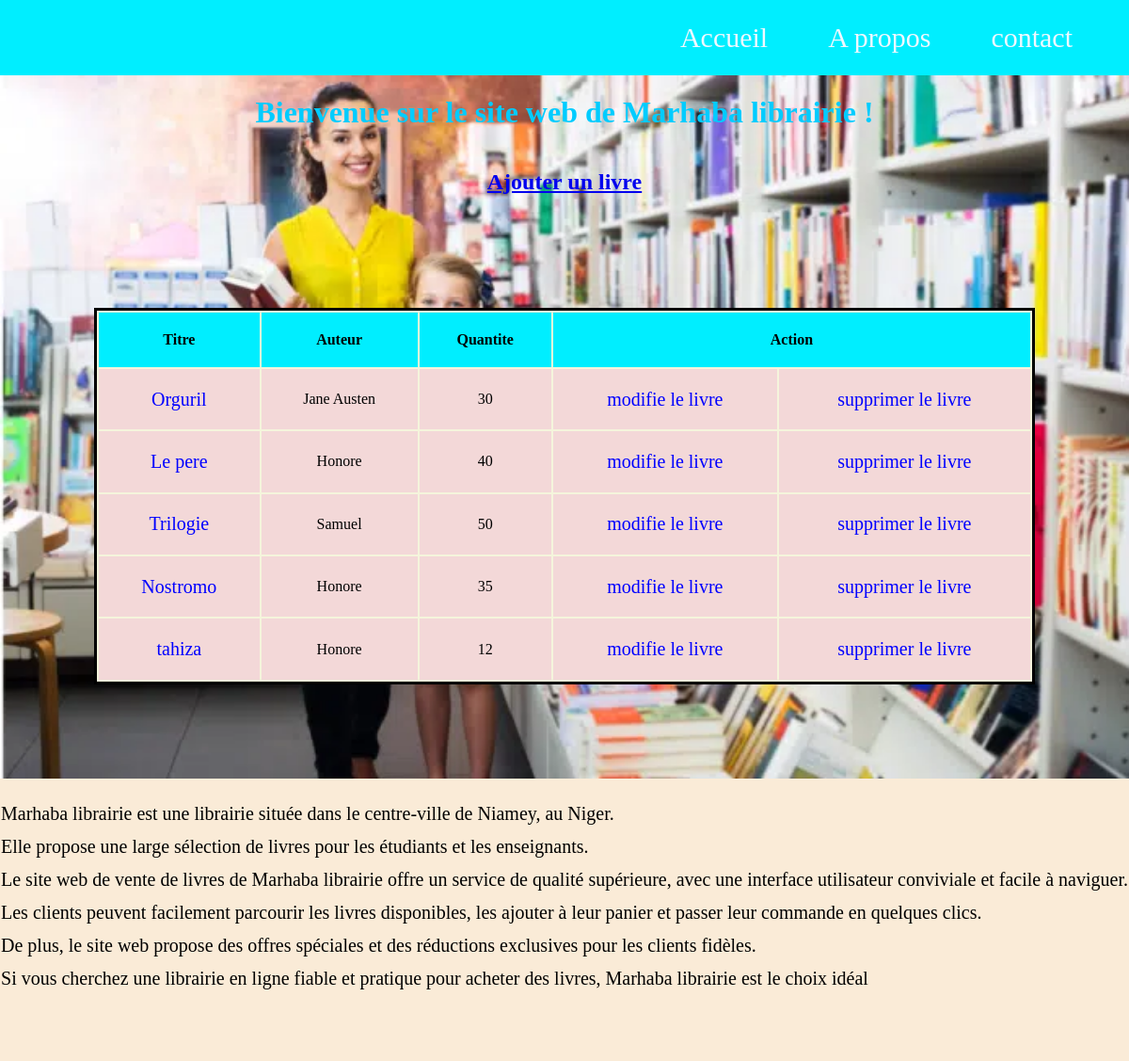
Page /flach/ on the committed database.
### flach/models.py (models this page shows, shortened)
class Livre(models.Model):
    titre=models.CharField(max_length=33)
    auteur=models.ForeignKey(Auteur, on_delete=models.CASCADE)
    quantite=models.IntegerField(default=0)

class Auteur(models.Model):
    nom=models.CharField(max_length=233)
    def __str__(self) :
        return self.nom

### flach/views.py (the view)
# urls.py: path('', views.index, name="index"),
def index(request):
    return render(request, template_name='flach/index.html', context={'livres': Livre.objects.all()})

### flach/templates/flach/index.html (shortened to what this page needs)
 {% load static %}
<!DOCTYPE html>
<html lang="en">
<head>
    <link rel="stylesheet" href=" {%  static 'flach\style.css' %}">
</head>
<body>
    <header>
        <ul>
            <li><a href="#Accueil">Accueil</a></li>
            <li><a href="#a_propos">A propos</a></li>
            <li><a href="#contact">contact</a></li>
        </ul>
    </header>
<div class="container" id="Accueil">
    <h1>
        Bienvenue sur le site web de Marhaba librairie !
    </h1>
    <H2><a href="{% url 'flach:add' %} ">Ajouter un livre</a></H2>
    <table >
        <tr>
            <th>Titre</th>
            <th>Auteur</th>
            <th>Quantite</th>
            <th colspan="2">Action</th>
        </tr>
        {% for Livre in livres%}
        <tr>
            <td><a href="{% url 'flach:show' Livre.id %}"> {{Livre.titre}} </a></td>
            <td> {{Livre.auteur}}</td>
            <td> {{Livre.quantite}}</td>
            <td><a href="{% url 'flach:modifie' Livre.id %} ">modifie le livre</a></td>
            <td><a href="{% url 'flach:delete' Livre.id %} ">supprimer le livre</a></td>
        </tr>
        {% endfor %}
    </table>
</div>
<div id="a_propos"  class="propos">
    <p>
         Marhaba librairie est une librairie située dans le centre-ville de Niamey, au Niger.<br>
        Elle propose une large sélection de livres pour les étudiants et les enseignants. <br>
        Le site web de vente de livres de Marhaba librairie offre un service de qualité supérieure, avec une interface utilisateur conviviale et facile à naviguer.<br>
        Les clients peuvent facilement parcourir les livres disponibles, les ajouter à leur panier et passer leur commande en quelques clics. <br>
        De plus, le site web propose des offres spéciales et des réductions exclusives pour les clients fidèles.<br>
        Si vous cherchez une librairie en ligne fiable et pratique pour acheter des livres, Marhaba librairie est le choix idéal <br>
    </p>
</div>
</body>
</html>

### flach/static/flach/style.css (style rules this page uses)
body { background-color: rgb(0, 173, 165); margin: 0; padding: 0; }
header { height: 80px; background-color: rgb(0, 238, 255); position: relative; top: 0; }
header ul { position: absolute; margin: 0 30px 0 30px; transform: translateY(-50%); right: 0; top: 50%; }
header ul li { list-style-type: none; display: inline-block; }
header ul li a { color: aliceblue; text-decoration: none; padding: 30px; font-size: 30px; }
.container { display: flex; flex-direction: column; align-items: center; background: url("librairie.jpg"); background-repeat: no-repeat; background-size: cover; }
.container H1 { color: rgb(0, 204, 255); }
table { border: 100px; border-color: black; background-color: beige; min-width: 400px; height: 100px; margin: 100px auto; border: 3px solid black; }
table th { background-color:rgb(0, 238, 255); }
table th, td { padding: 15px; }
table tr { background-color: rgb(243, 216, 216); }
table { width: 1000px; height: 400px; text-align: center; }
table a { text-decoration: none; color: blue; font-size: 20px; }
.propos { height: 300px; width: 100%; background-color: antiquewhite; display: flex; flex-direction: column; align-items: center; font-size: 20px; line-height: 35px; }

### rows in the picture
Livre: titre "Orguril", auteur "Jane Austen", quantite "30"
Livre: titre "Le pere", auteur "Honore", quantite "40"
Livre: titre "Trilogie", auteur "Samuel", quantite "50"
Livre: titre "Nostromo", auteur "Honore", quantite "35"
Livre: titre "tahiza", auteur "Honore", quantite "12"
